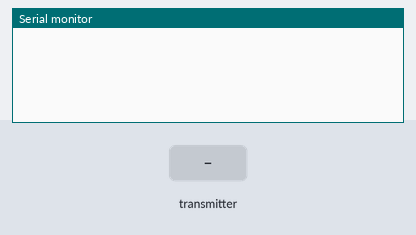
The sketch below on a simulated ESP32. Parts: the last lines printed to the serial monitor. The inputs (shaded band) are chosen by the test bench. WiFi joins after 1.5 s; servers stay silent unless stated; no radio packets arrive unless stated.

Above: at 3.0 s.
3.1 s: the transmitter starts sending turbid = 0
At 3.17 s:
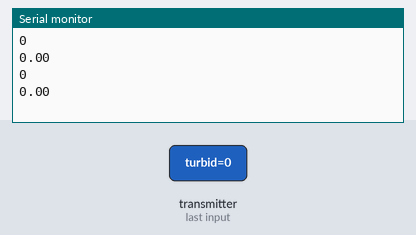
4.6 s: the transmitter starts sending temp = 25
6.1 s: the transmitter starts sending turbid = 25
At 6.17 s:
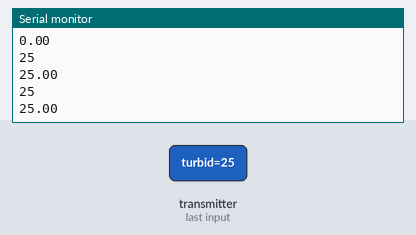
7.6 s: the transmitter starts sending temp = 50
Timing chart, 0 to 10.1 s (numbered marks = the images above; inputs shaded):
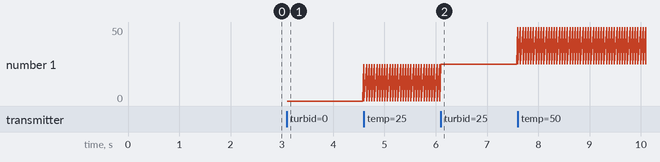

The sketch:

Rx.ino
```cpp
#define BLYNK_TEMPLATE_ID "TMPL3wtST4Sf9"
#define BLYNK_TEMPLATE_NAME "Project"
#define BLYNK_AUTH_TOKEN "bqay83F-zVGtYoxbhQWiLR7VgMrIJs3A"
#define BLYNK_PRINT Serial


#include <WiFi.h>
#include <WiFiClient.h>
#include <BlynkSimpleEsp32.h>
#include <SPI.h>
#include <nRF24L01.h>
#include <RF24.h>

char ssid[] = "Ace";
char pass[] = "password";

BlynkTimer timer;
RF24 radio(4, 5); // CE, CSN

struct sensor{
  float turbid;
  int   temp;
};
sensor Mdata;

const byte address[6] = "00001";

void setup() {
  Serial.begin(9600);
  Blynk.begin(BLYNK_AUTH_TOKEN, ssid, pass);
  radio.begin();
  radio.openReadingPipe(0, address);
  radio.setPALevel(RF24_PA_MIN);
  radio.setDataRate(RF24_250KBPS);
  radio.startListening();
}

void loop() {
  Blynk.run();
  timer.run();
  if (radio.available()) {
    radio.read(&Mdata, sizeof(Mdata));
    Serial.println(Mdata.temp);
    Serial.println(Mdata.turbid);
  }
  Blynk.virtualWrite(V0,Mdata.turbid);
  Blynk.virtualWrite(V1,Mdata.temp);
}
```

Measured:
- after the input at 3.1 s, the serial monitor: prints a new line at once (image 1)
- after the input at 6.1 s, the serial monitor: prints a new line at once (image 2)
